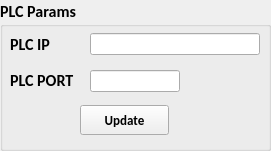
      <widget class="QGroupBox" name="plccGroup">
       <property name="geometry">
        <rect>
         <x>700</x>
         <y>90</y>
         <width>271</width>
         <height>151</height>
        </rect>
       </property>
       <property name="font">
        <font>
         <family>Calibri</family>
         <pointsize>12</pointsize>
         <weight>75</weight>
         <bold>true</bold>
         <strikeout>false</strikeout>
        </font>
       </property>
       <property name="title">
        <string>PLC Params</string>
       </property>
       <widget class="QLabel" name="label_49">
        <property name="geometry">
         <rect>
          <x>10</x>
          <y>34</y>
          <width>110</width>
          <height>20</height>
         </rect>
        </property>
        <property name="font">
         <font>
          <family>Calibri</family>
          <pointsize>12</pointsize>
          <weight>75</weight>
          <bold>true</bold>
          <strikeout>false</strikeout>
         </font>
        </property>
        <property name="text">
         <string>PLC IP</string>
        </property>
       </widget>
       <widget class="QPushButton" name="plccConEdit">
        <property name="geometry">
         <rect>
          <x>80</x>
          <y>105</y>
          <width>89</width>
          <height>30</height>
         </rect>
        </property>
        <property name="font">
         <font>
          <family>Calibri</family>
          <pointsize>10</pointsize>
          <weight>75</weight>
          <bold>true</bold>
          <strikeout>false</strikeout>
         </font>
        </property>
        <property name="text">
         <string>Update</string>
        </property>
       </widget>
       <widget class="QLabel" name="label_50">
        <property name="geometry">
         <rect>
          <x>10</x>
          <y>70</y>
          <width>110</width>
          <height>20</height>
         </rect>
        </property>
        <property name="font">
         <font>
          <family>Calibri</family>
          <pointsize>12</pointsize>
          <weight>75</weight>
          <bold>true</bold>
          <strikeout>false</strikeout>
         </font>
        </property>
        <property name="text">
         <string>PLC PORT</string>
        </property>
       </widget>
       <widget class="QLineEdit" name="plcc_port">
        <property name="geometry">
         <rect>
          <x>90</x>
          <y>70</y>
          <width>90</width>
          <height>22</height>
         </rect>
        </property>
        <property name="font">
         <font>
          <family>Arial</family>
          <pointsize>10</pointsize>
          <weight>75</weight>
          <bold>true</bold>
          <strikeout>false</strikeout>
         </font>
        </property>
        <property name="text">
         <string/>
        </property>
        <property name="alignment">
         <set>Qt::AlignCenter</set>
        </property>
       </widget>
       <widget class="QLineEdit" name="plcc_ip">
        <property name="geometry">
         <rect>
          <x>90</x>
          <y>33</y>
          <width>170</width>
          <height>22</height>
         </rect>
        </property>
        <property name="font">
         <font>
          <family>Arial</family>
          <pointsize>10</pointsize>
          <weight>75</weight>
          <bold>true</bold>
          <strikeout>false</strikeout>
         </font>
        </property>
        <property name="text">
         <string/>
        </property>
        <property name="alignment">
         <set>Qt::AlignCenter</set>
        </property>
       </widget>
       <widget class="QLabel" name="label_28">
        <property name="geometry">
         <rect>
          <x>200</x>
          <y>80</y>
          <width>60</width>
          <height>60</height>
         </rect>
        </property>
        <property name="text">
         <string/>
        </property>
        <property name="pixmap">
         <pixmap>:/src/plc.jpg</pixmap>
        </property>
        <property name="scaledContents">
         <bool>true</bool>
        </property>
       </widget>
      </widget>
